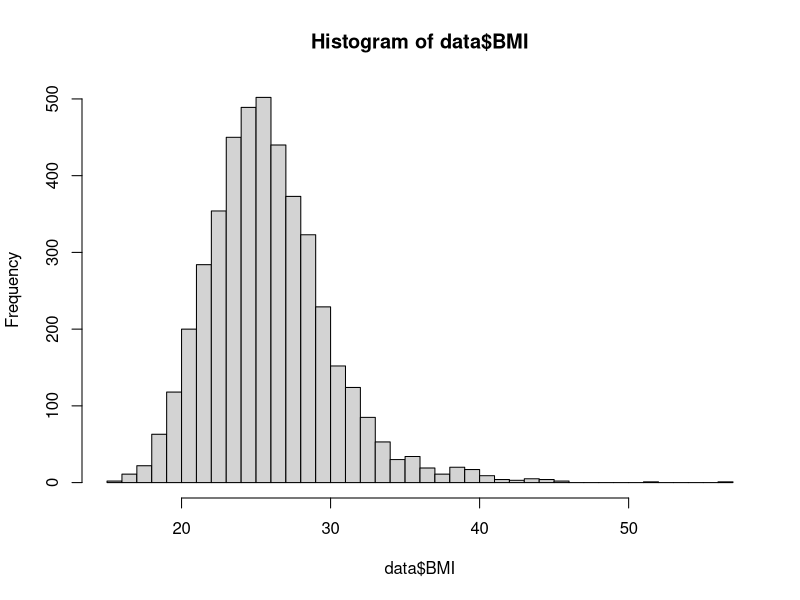

Reproduce this figure in R. (Note: this script raises an error after producing the figure.)
## ---- chunk 1
knitr::opts_chunk$set(echo = TRUE)
## ---- chunk 2
# load packages
library(tidyverse)
library(stats)
## ---- chunk 3
# set working directory
setwd("/Volumes/GoogleDrive/My Drive/1_CSUS/2024-2025/Spring 2025/PUBH 207B/Website/PUBH-207B-S25")
## ---- chunk 4
# import dataset
data <- read.csv("frmgham2_p1_impute.csv") %>% select(-X)
## ---- chunk 5
# check variable types
class(data$SEX) # sex
class(data$AGE) # age
class(data$BMI) # body mass index
class(data$TOTCHOL) # total cholesterol level
class(data$EDUC) # attained education
class(data$OBESE) # obesity status
## ---- chunk 6
# convert sex to unordered factor variable
data$SEX <- factor(data$SEX, 
                       levels=c("1", "2"), 
                       ordered=FALSE)
## ---- chunk 7
# convert attained education to ordered factor variable
data$EDUC <- factor(data$EDUC, 
                        levels=c("1", "2", "3", "4"), 
                        ordered = TRUE)
## ---- chunk 8
# convert obesity status to unordered factor variable
data$OBESE <- factor(data$OBESE, 
                         levels=c("0", "1"), 
                         ordered=FALSE)
## ---- chunk 9
# summarize dataset
summary(data)
## ---- chunk 10
# create a historgram of BMI in the sample
hist(data$BMI, breaks = 30)
## ---- chunk 11
knitr::include_graphics("flowchart_mean2.png")
## ---- chunk 12
# one sample t-test for population mean
t.test(data$BMI, mu = 25, alternative = "two.sided", conf.level = 0.95)
## ---- chunk 13
# one sample t-test for population mean
t.test(data$BMI, mu = 25, alternative = "greater", conf.level = 0.95)
## ---- chunk 14
# create side-by-side histograms to show the distribution of BMI by sex
data %>%
  ggplot(aes(x = BMI, fill = SEX)) +
    geom_histogram(color="#e9ecef", alpha=0.5, position = 'identity') +
    scale_fill_discrete(labels = c('Males', 'Females')) +
  theme_minimal()
## ---- chunk 15
knitr::include_graphics("flowchart_diff_means.png")
## ---- chunk 16
# two-sample t-test for difference in mean BMI by sex
t.test(BMI ~ SEX, data = data, var.equal = FALSE, alternative = "two.sided", mu = 0, conf.level = 0.95)
## ---- chunk 17
# two-sample t-test for difference in mean BMI by sex
t.test(BMI ~ SEX, data = data, var.equal = FALSE, alternative = "greater", mu = 0, conf.level = 0.95)
## ---- chunk 18
# generate a table to count number of obese individuals in the sample
table(data$OBESE)
## ---- chunk 19
# one-sample proportion test
prop.test(574, 4434, p = 0.13, alternative = "two.sided", conf.level = 0.95, correct = FALSE)
## ---- chunk 20
# generate counts of obesity by sex and totals by sex
table(data$SEX, data$OBESE) # counts of obesity by sex
table(data$SEX) # total by sex
## ---- chunk 21
# two-sample hypothesis test for difference in obesity prevalence by sex
prop.test(c(232, 342), c(1944, 2490), alternative = "two.sided", conf.level = 0.95, correct = FALSE)
